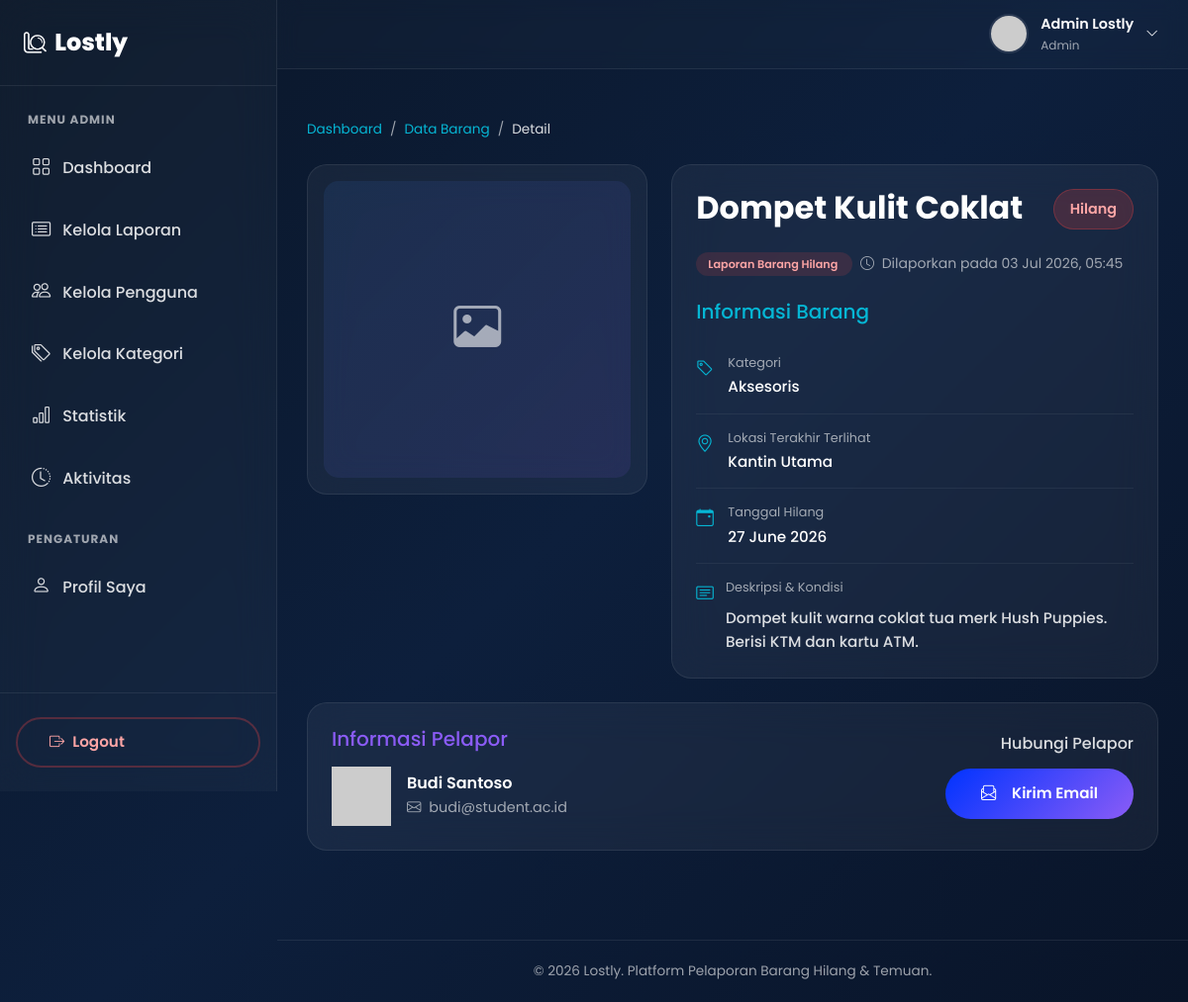
Page /detail_barang.php?id=2&type=hilang (signed in) on the committed database.
### tables this page shows
CREATE TABLE IF NOT EXISTS barang_hilang (
    id_barang INT AUTO_INCREMENT PRIMARY KEY,
    id_user INT NOT NULL,
    nama_barang VARCHAR(150) NOT NULL,
    kategori ENUM('Elektronik', 'Dokumen', 'Aksesoris', 'Pakaian', 'Tas', 'Kunci', 'Buku', 'Lainnya') NOT NULL,
    lokasi VARCHAR(200) NOT NULL,
    tanggal_hilang DATE NOT NULL,
    deskripsi TEXT,
    foto VARCHAR(255) DEFAULT 'no-image.png',
    status ENUM('Hilang', 'Ditemukan', 'Dikembalikan') DEFAULT 'Hilang',
    created_at TIMESTAMP DEFAULT CURRENT_TIMESTAMP,
    FOREIGN KEY (id_user) REFERENCES users(id_user) ON DELETE CASCADE
);

CREATE TABLE IF NOT EXISTS users (
    id_user INT AUTO_INCREMENT PRIMARY KEY,
    nama VARCHAR(100) NOT NULL,
    email VARCHAR(100) NOT NULL UNIQUE,
    password VARCHAR(255) NOT NULL,
    foto VARCHAR(255) DEFAULT 'default.png',
    role ENUM('user', 'admin') DEFAULT 'user',
    created_at TIMESTAMP DEFAULT CURRENT_TIMESTAMP
);

### detail_barang.php (the view, shortened to what this page needs)
<?php
require_once 'session.php';
$id = (int)$_GET['id'];
$type = $_GET['type'];
$current_user_id = $_SESSION['id_user'];
if ($type === 'hilang') {
    $query = "SELECT b.*, u.nama as nama_pelapor, u.email as email_pelapor, u.foto as foto_pelapor,
              'hilang' as tipe, b.tanggal_hilang as tanggal
              FROM barang_hilang b
              JOIN users u ON b.id_user = u.id_user
              WHERE b.id_barang = ?";
} else {
    $query = "SELECT b.*, u.nama as nama_pelapor, u.email as email_pelapor, u.foto as foto_pelapor,
              'temuan' as tipe, b.tanggal_temuan as tanggal
              FROM barang_temuan b
              JOIN users u ON b.id_user = u.id_user
              WHERE b.id_temuan = ?";
}
$stmt = $conn->prepare($query);
$stmt->bind_param("i", $id);
$stmt->execute();
$result = $stmt->get_result();
$item = $result->fetch_assoc();
$is_owner = ($item['id_user'] == $current_user_id);
include 'includes/header.php';
include 'includes/sidebar.php';
include 'includes/topbar.php';
?>
    <div class="container-fluid dashboard-content">
        <nav aria-label="breadcrumb" class="mb-4 animate-on-scroll">
            <ol class="breadcrumb breadcrumb-custom">
                <li class="breadcrumb-item"><a href="dashboard.php">Dashboard</a></li>
                <li class="breadcrumb-item"><a href="data_barang.php">Data Barang</a></li>
                <li class="breadcrumb-item active" aria-current="page">Detail</li>
            </ol>
        </nav>
        <div class="row g-4 justify-content-center">
            <div class="col-lg-5 animate-on-scroll slide-left">
                <div class="detail-card p-3">
                    <?php if ($item['foto'] && $item['foto'] !== 'no-image.png'): ?>
                        <img src="uploads/<?= htmlspecialchars($item['foto']) ?>" alt="<?= htmlspecialchars($item['nama_barang']) ?>" class="detail-image">
                    <?php else: ?>
                        <div class="no-image-placeholder detail-image" style="min-height: 300px; border-radius: var(--radius-md);">
                            <i class="bi bi-image"></i>
                        </div>
                    <?php endif; ?>
                </div>
            </div>
            <div class="col-lg-7 animate-on-scroll slide-right">
                <div class="detail-card p-4 h-100">
                    <div class="d-flex justify-content-between align-items-start mb-3">
                        <h2 style="font-weight: 700; color: var(--text-white);"><?= htmlspecialchars($item['nama_barang']) ?></h2>
                        <span class="badge-status <?= 'badge-' . strtolower($item['status']) ?> px-3 py-2" style="font-size: 0.9rem;">
                            <?= htmlspecialchars($item['status']) ?>
                        </span>
                    </div>
                    <div class="mb-4">
                        <span class="badge-type <?= $item['tipe'] === 'hilang' ? 'badge-type-hilang' : 'badge-type-temuan' ?> me-2">
                            Laporan Barang <?= ucfirst($item['tipe']) ?>
                        </span>
                        <small style="color: var(--text-muted);"><i class="bi bi-clock me-1"></i> Dilaporkan pada <?= date('d M Y, H:i', strtotime($item['created_at'])) ?></small>
                    </div>
                    <h5 class="mb-3" style="color: var(--accent-cyan);">Informasi Barang</h5>
                    <div class="detail-info-item">
                        <i class="bi bi-tag"></i>
                        <div>
                            <div class="info-label">Kategori</div>
                            <div class="info-value"><?= htmlspecialchars($item['kategori']) ?></div>
                        </div>
                    </div>
                    <div class="detail-info-item">
                        <i class="bi bi-geo-alt"></i>
                        <div>
                            <div class="info-label">Lokasi <?= $item['tipe'] === 'hilang' ? 'Terakhir Terlihat' : 'Penemuan' ?></div>
                            <div class="info-value"><?= htmlspecialchars($item['lokasi']) ?></div>
                        </div>
                    </div>
                    <div class="detail-info-item">
                        <i class="bi bi-calendar-event"></i>
                        <div>
                            <div class="info-label">Tanggal <?= ucfirst($item['tipe']) ?></div>
                            <div class="info-value"><?= date('d F Y', strtotime($item['tanggal'])) ?></div>
                        </div>
                    </div>
                    <div class="detail-info-item border-0 pb-0">
                        <i class="bi bi-card-text"></i>
                        <div>
                            <div class="info-label">Deskripsi & Kondisi</div>
                            <div class="info-value mt-2" style="line-height: 1.6; color: var(--text-light);">
                                <?= nl2br(htmlspecialchars($item['deskripsi'])) ?>
                            </div>
                        </div>
                    </div>
                </div>
            </div>
            <div class="col-12 animate-on-scroll">
                <div class="detail-card p-4">
                    <div class="row align-items-center">
                        <div class="col-md-7 mb-4 mb-md-0">
                            <h5 class="mb-3" style="color: var(--accent-purple);">Informasi Pelapor</h5>
                            <div class="d-flex align-items-center gap-3">
                                <img src="uploads/<?= htmlspecialchars($item['foto_pelapor']) ?>" alt="Avatar" class="user-avatar" style="width: 60px; height: 60px;"
                                     onerror="this.src='https://ui-avatars.com/api/?name=<?= urlencode($item['nama_pelapor']) ?>&background=3B82F6&color=fff'">
                                <div>
                                    <h6 class="mb-1 text-white" style="font-weight: 600;"><?= htmlspecialchars($item['nama_pelapor']) ?></h6>
                                    <div style="font-size: 0.9rem; color: var(--text-muted);">
                                        <i class="bi bi-envelope me-1"></i> <?= htmlspecialchars($item['email_pelapor']) ?>
                                    </div>
                                </div>
                            </div>
                        </div>
                        <div class="col-md-5 text-md-end border-md-start" style="border-color: rgba(255,255,255,0.1) !important; padding-left: 1.5rem;">
                            <?php if ($is_owner): ?>
                                <h6 class="mb-3" style="color: var(--text-light);">Aksi Anda</h6>
                                <div class="d-flex gap-2 justify-content-md-end flex-wrap">
                                    <a href="edit_barang.php?id=<?= $id ?>&type=<?= $type ?>" class="btn btn-outline-glass btn-sm-gradient">
                                        <i class="bi bi-pencil-square me-1"></i> Edit Data
                                    </a>
                                    <button type="button" class="btn btn-sm btn-gradient" style="background: linear-gradient(135deg, #EF4444, #B91C1C);"
                                            onclick="confirmDelete(<?= $id ?>, '<?= $type ?>')">
                                        <i class="bi bi-trash me-1"></i> Hapus
                                    </button>
                                </div>
                            <?php else: ?>
                                <h6 class="mb-3" style="color: var(--text-light);">Hubungi Pelapor</h6>
                                <a href="mailto:<?= htmlspecialchars($item['email_pelapor']) ?>?subject=Terkait Laporan <?= ucfirst($item['tipe']) ?>: <?= htmlspecialchars($item['nama_barang']) ?>" class="btn btn-gradient">
                                    <i class="bi bi-envelope-paper me-2"></i> Kirim Email
                                </a>
                            <?php endif; ?>
                        </div>
                    </div>
                </div>
            </div>
        </div>
    </div>
<?php include 'includes/footer.php'; ?>

### style/style.css (style rules this page uses)
:root { --primary-start: #0033FF; --primary-mid: #0600AB; --primary-end: #00033D; --accent-blue: #3B82F6; --accent-cyan: #06B6D4; --accent-purple: #8B5CF6; --accent-green: #10B981; --accent-orange: #F59E0B; --accent-red: #EF4444; --text-white: #FFFFFF; --text-light: rgba(255, 255, 255, 0.85); --text-muted: rgba(255, 255, 255, 0.6); --text-dark: #1E293B; --text-dark-muted: #64748B; --glass-bg: rgba(255, 255, 255, 0.08); --glass-bg-light: rgba(255, 255, 255, 0.12); --glass-bg-strong: rgba(255, 255, 255, 0.18); --glass-border: rgba(255, 255, 255, 0.15); --glass-shadow: 0 8px 32px rgba(0, 0, 0, 0.25); --card-bg: rgba(255, 255, 255, 0.95); --card-shadow: 0 10px 40px rgba(0, 51, 255, 0.08); --radius-sm: 10px; --radius-md: 15px; --radius-lg: 20px; --radius-xl: 25px; --radius-full: 50px; --transition-fast: all 0.2s ease; --transition-normal: all 0.3s ease; --transition-slow: all 0.5s ease; --font-main: 'Poppins', sans-serif; }
* { margin: 0; padding: 0; box-sizing: border-box; }
html { scroll-behavior: smooth; overflow-x: hidden; }
body { font-family: var(--font-main); background: linear-gradient(135deg, var(--primary-start) 0%, var(--primary-mid) 55%, var(--primary-end) 100%); color: var(--text-white); min-height: 100vh; overflow-x: hidden; line-height: 1.6; }
body.page-internal { background: linear-gradient(135deg, #0a1628 0%, #0d1f3c 50%, #091428 100%); }
a { text-decoration: none; color: inherit; transition: var(--transition-normal); }
img { max-width: 100%; height: auto; }
.animate-on-scroll { opacity: 0; transform: translateY(40px); transition: all 0.8s cubic-bezier(0.25, 0.46, 0.45, 0.94); }
.animate-on-scroll.animated { opacity: 1; transform: translateY(0); }
.animate-on-scroll.slide-left { transform: translateX(-60px); }
.animate-on-scroll.slide-left.animated { transform: translateX(0); }
.animate-on-scroll.slide-right { transform: translateX(60px); }
.animate-on-scroll.slide-right.animated { transform: translateX(0); }
.btn-gradient { background: linear-gradient(135deg, var(--primary-start), var(--accent-purple)); color: var(--text-white); border: none; border-radius: var(--radius-full); padding: 14px 36px; font-family: var(--font-main); font-weight: 600; font-size: 0.95rem; cursor: pointer; transition: var(--transition-normal); display: inline-flex; align-items: center; gap: 8px; position: relative; overflow: hidden; }
.btn-gradient::before { content: ''; position: absolute; top: 0; left: -100%; width: 100%; height: 100%; background: linear-gradient(90deg, transparent, rgba(255, 255, 255, 0.15), transparent); transition: var(--transition-slow); }
.breadcrumb-custom { background: transparent; padding: 0; margin-bottom: 0; }
.breadcrumb-custom .breadcrumb-item { font-size: 0.85rem; color: var(--text-muted); }
.breadcrumb-custom .breadcrumb-item a { color: var(--accent-cyan); }
.breadcrumb-custom .breadcrumb-item.active { color: var(--text-light); }
.breadcrumb-custom .breadcrumb-item + .breadcrumb-item::before { color: var(--text-muted); }
.dashboard-content { padding: 20px 0 60px; }
.badge-status { padding: 6px 14px; border-radius: var(--radius-full); font-size: 0.75rem; font-weight: 600; font-family: var(--font-main); }
.badge-hilang { background: rgba(239, 68, 68, 0.2); color: #FCA5A5; border: 1px solid rgba(239, 68, 68, 0.3); }
.badge-type { padding: 4px 12px; border-radius: var(--radius-full); font-size: 0.7rem; font-weight: 600; }
.badge-type-hilang { background: rgba(239, 68, 68, 0.15); color: #FCA5A5; }
.detail-card { background: rgba(255, 255, 255, 0.05); backdrop-filter: blur(20px); border: 1px solid rgba(255, 255, 255, 0.08); border-radius: var(--radius-lg); overflow: hidden; }
.detail-image { width: 100%; max-height: 400px; object-fit: cover; border-radius: var(--radius-lg); }
.detail-info-item { display: flex; align-items: flex-start; gap: 12px; padding: 14px 0; border-bottom: 1px solid rgba(255, 255, 255, 0.06); }
.detail-info-item:last-child { border-bottom: none; }
.detail-info-item i { color: var(--accent-cyan); font-size: 1.1rem; margin-top: 2px; width: 20px; }
.detail-info-item .info-label { font-size: 0.8rem; color: var(--text-muted); margin-bottom: 2px; }
.detail-info-item .info-value { font-size: 0.95rem; font-weight: 500; color: var(--text-white); }
.no-image-placeholder { width: 100%; height: 100%; background: linear-gradient(135deg, rgba(59, 130, 246, 0.1), rgba(139, 92, 246, 0.1)); display: flex; align-items: center; justify-content: center; color: var(--text-muted); font-size: 3rem; }

### rows in the picture
barang_hilang: nama_barang "Dompet Kulit Coklat", status "Hilang", created_at "03 Jul 2026, 05:45", kategori "Aksesoris", lokasi "Kantin Utama", tanggal_hilang "27 June 2026", deskripsi "Dompet kulit warna coklat tua merk Hush Puppies. Berisi KTM dan kartu ATM.", id_user.nama "Budi Santoso", id_user.email "budi@student.ac.id"

### other values in the picture
$user['nama'] "Admin Lostly"
$user['role'] "Admin"
$item['tipe'] "Hilang"
